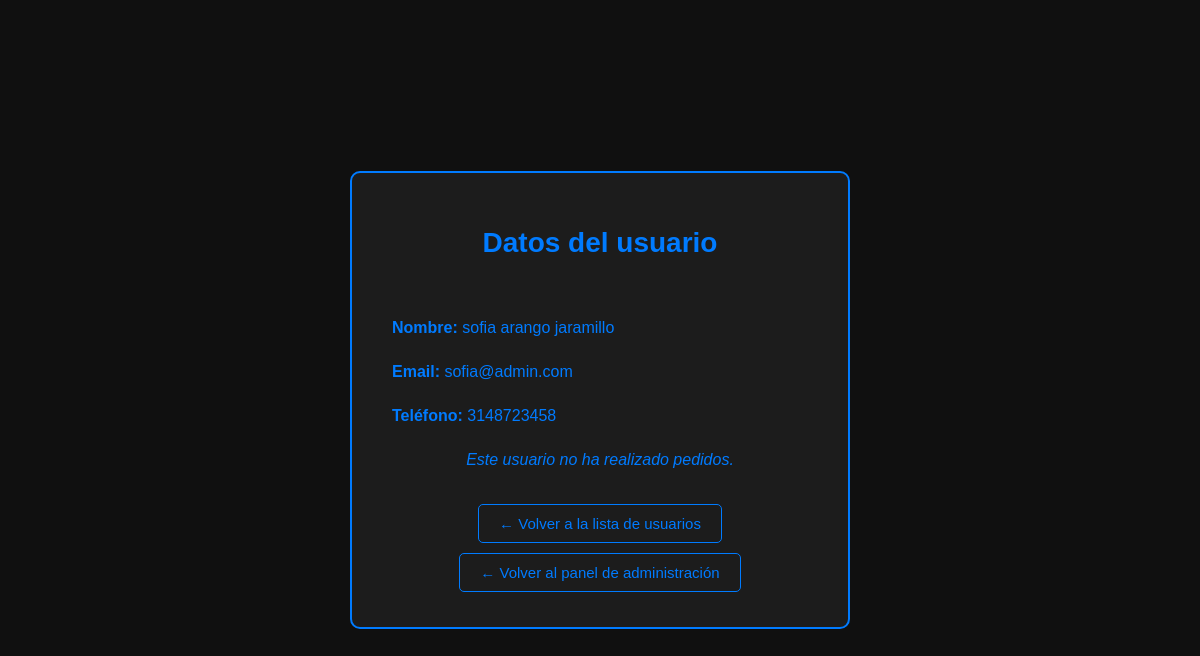
Page /admin/ver-usuario.php?id=6 on the committed database.
### tables this page shows
CREATE TABLE `usuarios` (
  `id` int(255) NOT NULL,
  `nombre` varchar(100) NOT NULL,
  `email` varchar(255) NOT NULL,
  `password` varchar(255) NOT NULL,
  `rol` varchar(20) DEFAULT NULL,
  `imagen` varchar(255) DEFAULT NULL,
  `telefono` varchar(20) DEFAULT NULL,
  `reset_token` varchar(255) DEFAULT NULL,
  `token_expira` datetime DEFAULT NULL
);

### admin/ver-usuario.php (the view, shortened to what this page needs)
<?php
include('../conexion.php');
$id = $_GET['id'];
$usuario = $conexion->query("SELECT * FROM usuarios WHERE id = $id")->fetch_assoc();
$pedido = $conexion->query("SELECT * FROM pedidos WHERE usuario_id = $id LIMIT 1")->fetch_assoc();
?>
<!DOCTYPE html>
<html lang="es">
<head>
    <link rel="stylesheet" href="../css/usuarios.css">
</head>
<body>
    <section class="ver-usuario">
        <h2 class="ver-usuario__titulo">Datos del usuario</h2>
        <div class="ver-usuario__info">
            <p><strong>Nombre:</strong> <?php echo $usuario['nombre']; ?></p>
            <p><strong>Email:</strong> <?php echo $usuario['email']; ?></p>
            <p><strong>Teléfono:</strong> <?php echo $usuario['telefono']; ?></p>
        </div>
        <div class="ver-usuario__pedido">
            <?php if ($pedido): ?>
                <a href="ver_pedido.php?id=<?php echo $pedido['id']; ?>" class="ver-usuario__link">Ver pedido realizado</a>
            <?php else: ?>
                <p><em>Este usuario no ha realizado pedidos.</em></p>
            <?php endif; ?>
        </div>
        <div class="ver-usuario__acciones">
            <a href="lista-usuarios.php" class="ver-usuario__link">← Volver a la lista de usuarios</a>
            <a href="admin-index.php" class="ver-usuario__link">← Volver al panel de administración</a>
        </div>
    </section>
</body>
</html>

### css/usuarios.css (style rules this page uses)
:root { --color-primary: #007bff; --color-secondary: #101010; }
html { box-sizing: border-box; font-size: 62.5%; }
*, *::before, *::after { box-sizing: inherit; }
body { margin: 0; font-family: 'Poppins', sans-serif; font-size: 1.6rem; background-color: var(--color-secondary); color: var(--color-primary); padding: 4rem 2rem; display: flex; flex-direction: column; align-items: center; justify-content: center; min-height: 100vh; }
.ver-usuario { background-color: rgba(255, 255, 255, 0.05); border: 0.2rem solid var(--color-primary); border-radius: 1rem; padding: 3rem 4rem; max-width: 50rem; width: 100%; text-align: left; }
.ver-usuario__titulo { font-size: 2.8rem; margin-bottom: 6rem; text-align: center; }
.ver-usuario__info p { margin: 2.6rem 0; font-size: 1.6rem; }
.ver-usuario__pedido { margin-top: 2rem; text-align: center; }
.ver-usuario__acciones { margin-top: 3rem; text-align: center; }
.ver-usuario__link { display: inline-block; margin: 0.5rem 1rem; color: var(--color-primary); text-decoration: none; font-size: 1.5rem; transition: color 0.3s ease, background-color 0.3s ease; padding: 1rem 2rem; border: 0.1rem solid var(--color-primary); border-radius: 0.5rem; }

### rows in the picture
usuarios: nombre "sofia arango jaramillo", email "sofia@admin.com", telefono "3148723458"
